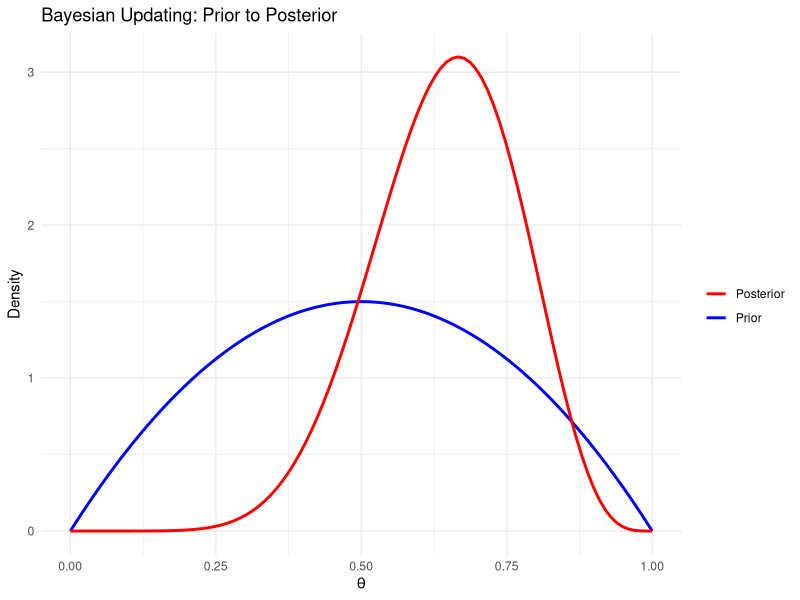
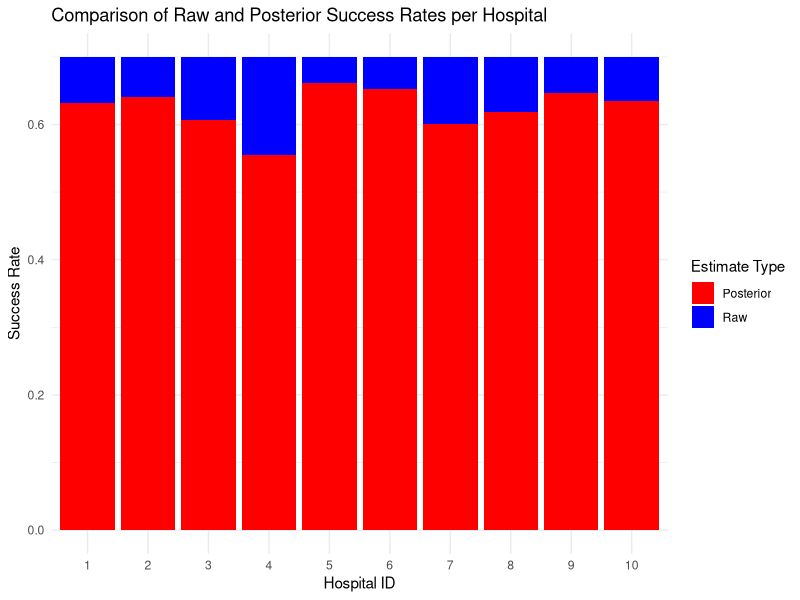

Here is the R script that generated these plots, in order:
## ---- chunk 1
knitr::opts_chunk$set(echo = TRUE)
## ---- chunk 2
# Simulate some data
set.seed(123)
n <- 100
true_rates <- rgamma(n, shape = 2, rate = 1)
counts <- rpois(n, lambda = true_rates)  # Observed counts

# Assume a Gamma prior
# Using method of moments to estimate parameters
mean_counts <- mean(counts)
var_counts <- var(counts)

# Estimate Gamma parameters
alpha_hat <- mean_counts^2 / (var_counts - mean_counts)
beta_hat <- (var_counts - mean_counts) / mean_counts

# Calculate posterior parameters for each count
posterior_shape <- alpha_hat + counts
posterior_rate <- beta_hat + 1

# Compute the posterior means
posterior_means <- posterior_shape / posterior_rate

traditional_means <- counts  # Traditional estimate is the observed count itself
comparison <- data.frame(traditional = traditional_means, empirical_bayes = posterior_means)

head(comparison)

## ---- chunk 3
library(ggplot2)
# Prior assumptions for Beta distribution
alpha_prior <- 2
beta_prior <- 2

# Observed data: n trials and x successes
n <- 10 
x <- 7 

# Bayesian updating using the conjugate prior
alpha_posterior <- alpha_prior + x
beta_posterior <- beta_prior + n - x

#data for plotting
theta <- seq(0, 1, length.out = 100)
prior <- dbeta(theta, alpha_prior, beta_prior)
posterior <- dbeta(theta, alpha_posterior, beta_posterior)

# Create a data frame for ggplot
df <- data.frame(theta, prior, posterior)
ggplot(df, aes(x = theta)) +
  geom_line(aes(y = prior, color = "Prior"), size = 1) +
  geom_line(aes(y = posterior, color = "Posterior"), size = 1) +
  labs(title = "Bayesian Updating: Prior to Posterior",
       x = expression(theta),
       y = "Density") +
  scale_color_manual(name = "", values = c("Prior" = "blue", "Posterior" = "red")) +
  theme_minimal()

## ---- chunk 4
# Prior parameters for Beta distribution
alpha_prior <- 2
beta_prior <- 2

# Observed data: n trials and x successes
n <- 10
x <- 7

# Function to calculate the binomial coefficient
binomial_coefficient <- function(n, k) {
  choose(n, k)
}

# Calculate the marginal likelihood using the Beta-binomial integration
marginal_likelihood <- binomial_coefficient(n, x) * 
  beta(x + alpha_prior, n - x + beta_prior) / beta(alpha_prior, beta_prior)
print(marginal_likelihood)
## ---- chunk 5
#Let's assum the dataset like this
hospitals <- data.frame(
  hospital_id = 1:10,
  treated_patients = c(150, 180, 100, 50, 300, 230, 90, 120, 200, 160),
  successful_treatments = c(105, 126, 70, 35, 210, 161, 63, 84, 140, 112)
)

#The success rate
hospitals$raw_success_rate <- hospitals$successful_treatments / hospitals$treated_patients

#Applying EB methods
alpha_prior <- 15
beta_prior <- 25

# Calculate the posterior estimates
hospitals$posterior_rate <- (hospitals$successful_treatments + alpha_prior) /
                            (hospitals$treated_patients + alpha_prior + beta_prior)

# Compare raw and posterior estimates
print(hospitals[, c("hospital_id", "raw_success_rate", "posterior_rate")])

# Visualization using ggplot2
library(ggplot2)
ggplot(hospitals, aes(x = as.factor(hospital_id))) +
  geom_bar(aes(y = raw_success_rate, fill = "Raw"), stat = "identity", position = "dodge") +
  geom_bar(aes(y = posterior_rate, fill = "Posterior"), stat = "identity", position = "dodge") +
  labs(title = "Comparison of Raw and Posterior Success Rates per Hospital",
       x = "Hospital ID",
       y = "Success Rate") +
  scale_fill_manual("Estimate Type", values = c("Raw" = "blue", "Posterior" = "red")) +
  theme_minimal()
